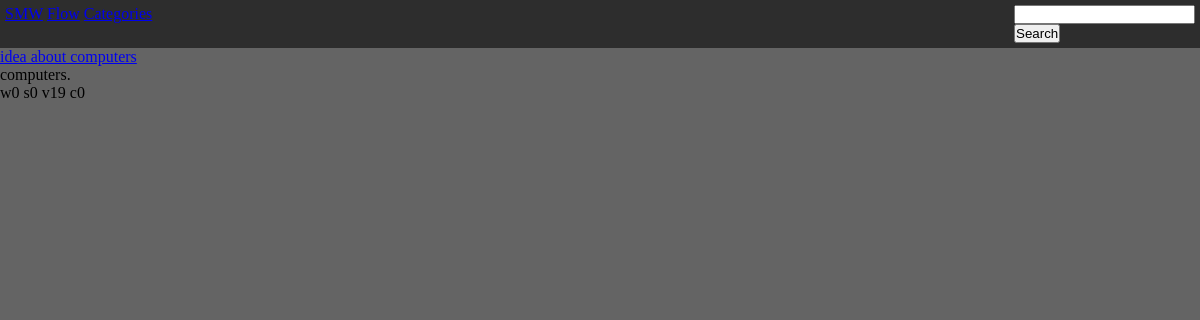
Before: /Flow/1/ with the older database file.
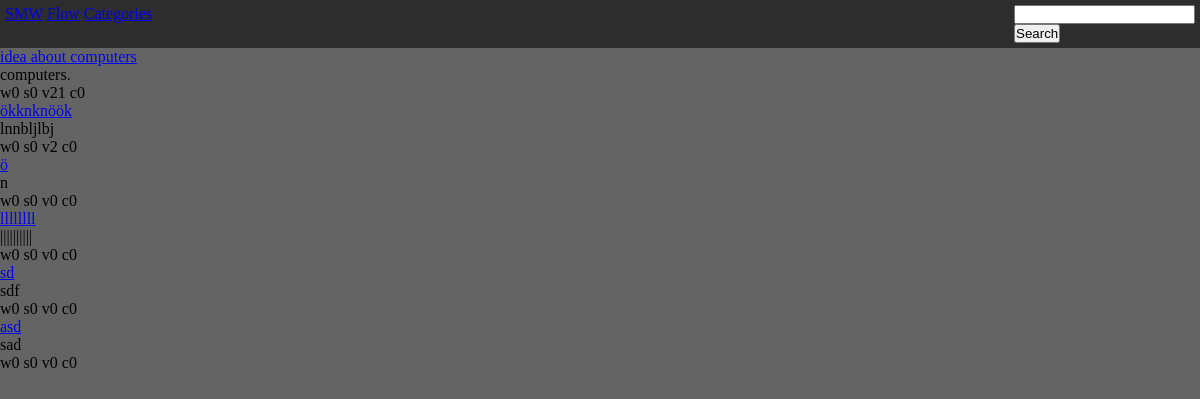
After: the same page with the newer database file.
### smw/models.py (models this page shows, shortened)
class Post(models.Model):
    User = models.ForeignKey(User, on_delete=models.CASCADE)
    Category = models.ForeignKey(Category, on_delete=models.CASCADE)
    Title = models.CharField(max_length=200)
    Idea = models.TextField(unique=True)
    Tags = models.CharField(max_length=200, blank=True, null=True)
    Views = models.IntegerField(default=0)
    Wants = models.IntegerField(default=0)
    Shlts = models.IntegerField(default=0)
    Post_Date = models.DateTimeField(default=datetime.now)
    def comment_count(self):
         return self.comment_set.count()

### smw/views.py (the view)
# urls.py: url(r'^Flow/(?P<pk>[0-9]+)/$', views.Cat, name='cat'),#flow view of all posts in a Category
def Cat(request, pk):
    cat = get_object_or_404(Category, pk=pk)
    post = cat.post_set.all();
    return render(request, "smw/flow.html", {"object_list":post, "category":cat})

### smw/templates/smw/flow.html (shortened to what this page needs)
{% extends 'smw/base.html' %}
{% block body %}
{% for idea in object_list %}
<div class="card">
  <a href="{% url 'smw:idea' idea.pk %}">{{idea.Title}}</a>
  <p>
    {{idea.Idea}}
  </p>
  <p>
    w{{idea.Wants}} s{{idea.Shlts}} v{{idea.Views}} c{{idea.comment_count}}
  </p>
</div>
{%endfor%}
{% endblock%}

### smw/templates/smw/base.html (shortened to what this page needs)
<!DOCTYPE html>
<html>
  <head>
    {% load staticfiles %}
    <link rel="stylesheet" type="text/css" href="{% static 'smw/style.css' %}">
  </head>
  <body>
    <nav>
      <div class="navbar">
        <a href="{% url 'smw:index' %}">SMW</a>
        <a href="{% url 'smw:flow' %}">Flow</a>
        <a href="{% url 'smw:categories' %}">Categories</a>
      </div>
      <form class="" role="search" method="post" action="{% url 'smw:search' %}">
            <div class="">
              <input type="text" name="q" value="" class="">
            </div>
            <button type="submit" name="button" class="">Search</button>
        </form>
    </nav>
    <section>
    {% block body %}
    {% endblock %}
    </section>
  </body>
</html>

### smw/static/smw/style.css (style rules this page uses)
* { padding: 0px; margin: 0px; box-sizing: border-box; }
body { background-color: rgb(100, 100, 100); }
nav { display: inline-flex; justify-content: space-between; width: 100vw; background-color: rgb(45, 45, 45); padding: 5px; top:0; right: 0; }

Changed rows visible on the page:
changed Post "idea about computers": Views "19" → "21"
added Post: Title "ökknknöök", Idea "lnnbljlbj", Wants "0", Shlts "0", Views "2", comment_count "0"
added Post: Title "ö", Idea "n", Wants "0", Shlts "0", Views "0", comment_count "0"
added Post: Title "llllllll", Idea "||||||||||", Wants "0", Shlts "0", Views "0", comment_count "0"
added Post: Title "sd", Idea "sdf", Wants "0", Shlts "0", Views "0", comment_count "0"
added Post: Title "asd", Idea "sad", Wants "0", Shlts "0", Views "0", comment_count "0"
